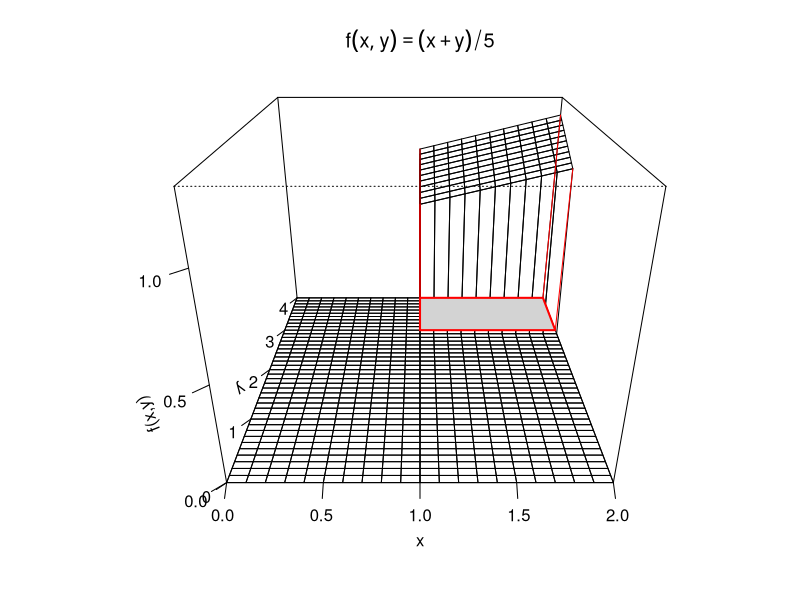

R code for this plot:
# Malla para los ejes
x <-sort( c(seq(0, 2, length.out=21 ),0.9999))
y <- seq(0, 4, length.out=41)

# Superficie: NA fuera del soporte
z <- outer(x, y, function(x,y){
  
  ifelse(
    x >= 1 & x <= 2 &
      y >= 3 & y <= 4,
    (x+y)/5,
    0
  )
  
})

p <- persp(
  x, y, z,
  theta =0,
  phi = 25,
  expand = 0.8,
  col = "transparent",
  border = "black",
  shade = 0,
  ticktype = "detailed",
  xlim = c(0,2),
  ylim = c(0,4),
  zlim = c(0,1.3),
  xlab = "x",
  ylab = "y",
  zlab = "f(x,y)",
  main = expression(f(x,y)==(x+y)/5)
)

# Función auxiliar
seg3d <- function(x0,y0,z0,x1,y1,z1,col="red",lwd=1,lty=3){
  A <- trans3d(x0,y0,z0,p)
  B <- trans3d(x1,y1,z1,p)
  segments(A$x,A$y,B$x,B$y,col=col,lwd=lwd)
}

# Proyección sobre z=0
seg3d(1,3,0,2,3,0)
seg3d(2,3,0,2,4,0)
seg3d(2,4,0,1,4,0)
seg3d(1,4,0,1,3,0)

# Coordenadas de los vértices proyectados
P <- trans3d(
  x = c(1,2,2,1),
  y = c(3,3,4,4),
  z = c(0,0,0,0),
  pmat = p
)

polygon(
  P$x,
  P$y,
  col = "lightgray",
  border = "red",
  lwd = 2
)

# Líneas verticales de proyección

seg3d(1,3,0,1,3,(1+3)/5)

seg3d(2,3,0,2,3,(2+3)/5)

seg3d(1,4,0,1,4,(1+4)/5)

seg3d(2,4,0,2,4,(2+4)/5)
